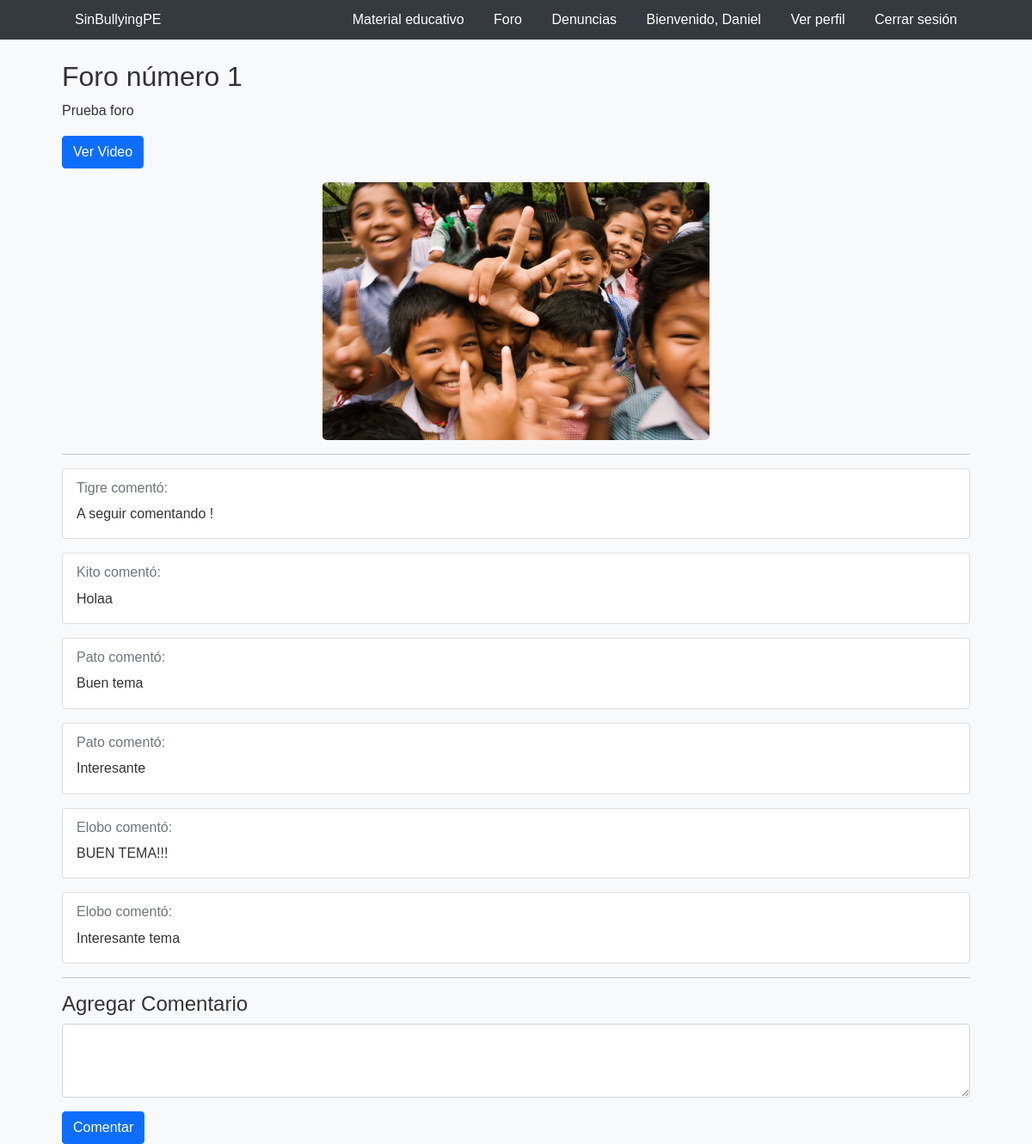
The page /views/tema_foro.php?id=1 (signed in) on the database its author committed.
### tables this page shows
CREATE TABLE `temas_foro` (
  `id` int(11) NOT NULL,
  `titulo` varchar(255) NOT NULL,
  `descripcion` text NOT NULL,
  `imagen` varchar(255) DEFAULT NULL,
  `link_youtube` varchar(255) DEFAULT NULL,
  `fecha` timestamp NOT NULL DEFAULT current_timestamp()
);

CREATE TABLE `comentarios_foro` (
  `id` int(11) NOT NULL,
  `id_tema` int(11) NOT NULL,
  `id_usuario` int(11) NOT NULL,
  `comentario` text NOT NULL,
  `alias` varchar(50) NOT NULL,
  `fecha` timestamp NOT NULL DEFAULT current_timestamp()
);

### views/tema_foro.php (the view, shortened to what this page needs)
<!DOCTYPE html>
<html lang="es">
<head>
    <link href="https://cdn.jsdelivr.net/npm/bootstrap@5.0.0-beta2/dist/css/bootstrap.min.css" rel="stylesheet">
</head>
<body>
    <?php include('../includes/navbar.php'); ?>
    <div class="container mt-4">
        <?php
        include_once('../models/db_connect.php');
        if (isset($_GET['id'])) {
            $id_tema = $_GET['id'];
            $query = "SELECT * FROM temas_foro WHERE id = ?";
            if ($stmt = $conn->prepare($query)) {
                $stmt->bind_param("i", $id_tema);
                $stmt->execute();
                $result = $stmt->get_result();
                if ($result->num_rows == 1) {
                    $tema = $result->fetch_assoc();
                    echo "<h2>" . $tema['titulo'] . "</h2>";
                    echo "<p>" . $tema['descripcion'] . "</p>";
                    if (!empty($tema['link_youtube'])) {
                        echo "<a href='" . $tema['link_youtube'] . "' target='_blank' class='btn btn-primary mb-3'>Ver Video</a>";
                    }
                    if (!empty($tema['imagen'])) {
                        echo "<img src='../" . $tema['imagen'] . "' class='img-fluid' alt='Imagen'>";
                    }
                    echo "<hr>";
                    $query_comentarios = "SELECT * FROM comentarios_foro WHERE id_tema = ? ORDER BY fecha DESC";
                    if ($stmt_comentarios = $conn->prepare($query_comentarios)) {
                        $stmt_comentarios->bind_param("i", $id_tema);
                        $stmt_comentarios->execute();
                        $result_comentarios = $stmt_comentarios->get_result();
                        if ($result_comentarios->num_rows > 0) {
                            while ($comentario = $result_comentarios->fetch_assoc()) {
                                echo "<div class='card mb-3'>";
                                echo "<div class='card-body'>";
                                echo "<h6 class='card-subtitle mb-2 text-muted'>" . $comentario['alias'] . " comentó:</h6>";
                                echo "<p class='card-text'>" . $comentario['comentario'] . "</p>";
                                echo "</div>";
                                echo "</div>";
                            }
                        } else {
                            echo "<p>No hay comentarios en este tema.</p>";
                        }
                    }
                    if (isset($_SESSION['user_id'])) {
                        echo "<hr>";
                        echo "<h4>Agregar Comentario</h4>";
                        echo "<form action='../controllers/guardar_comentario_foro.php' method='POST'>";
                        echo "<div class='mb-3'>";
                        echo "<textarea name='comentario' class='form-control' rows='3' required></textarea>";
                        echo "</div>";
                        echo "<button type='submit' class='btn btn-primary'>Comentar</button>";
                        echo "</form>";
                    } else {
                        echo "<p><a href='login.php'>Inicia sesión</a> para comentar.</p>";
                    }
                } else {
                    echo "<p>Tema no encontrado.</p>";
                }
            } else {
                echo "<p>Error al preparar la consulta.</p>";
            }
        } else {
            echo "<p>ID de tema no proporcionado.</p>";
        }
        ?>
    </div>
</body>
</html>

### includes/navbar.php (shortened to what this page needs)
<!DOCTYPE html>
<html lang="en">
<head>
    <link rel="stylesheet" href="../assets/css/style.css">
</head>
<body>
<nav class="navbar">
    <div class="container">
        <div class="navbar-left">
            <a href="../views/index.php" class="navbar-item">SinBullyingPE</a>
        </div>
        <div class="navbar-right">
            <a href="../views/material_educativo_alumnos.php" class="navbar-item">Material educativo</a>
            <a href="../views/foro.php" class="navbar-item">Foro</a>
            <a href="../views/formulario_denuncias.php" class="navbar-item btn-red">Denuncias</a>
            <?php if (isset($_SESSION['user_id'])) : ?>
                <span class="navbar-item">Bienvenido, <?php echo $_SESSION['nombre_de_usuario']; ?></span>
                <a href="../views/perfil.php" class="navbar-item">Ver perfil</a>
                <a href="../controllers/logout_controller.php" class="navbar-item">Cerrar sesión</a>
            <?php else : ?>
                <a href="../views/login.php" class="navbar-item btn">Inicio de sesión</a>
            <?php endif; ?>
        </div>
    </div>
</nav>
</body>
</html>

### assets/css/style.css (style rules this page uses)
* { margin: 0; padding: 0; box-sizing: border-box; }
body { font-family: Arial, sans-serif; background-color: #f8f9fa; color: #333; line-height: 1.6; }
.container { width: 90%; margin: 0 auto; overflow: hidden; }
.navbar { background-color: #343a40; padding: 10px 0; }
.navbar .container { display: flex; justify-content: space-between; align-items: center; flex-wrap: wrap; }
.navbar-item { color: #fff; text-decoration: none; padding: 10px 15px; transition: color 0.3s; }

### views/tema_foro.php (style rules this page uses)
img.img-fluid { max-height: 300px; width: auto; display: block; margin: 0 auto; border-radius: 5px; }

### rows shown on the page
temas_foro: titulo "Foro número 1", descripcion "Prueba foro", imagen (picture)
comentarios_foro: alias "Tigre", comentario "A seguir comentando !"
comentarios_foro: alias "Kito", comentario "Holaa"
comentarios_foro: alias "Pato", comentario "Buen tema"
comentarios_foro: alias "Pato", comentario "Interesante"
comentarios_foro: alias "Elobo", comentario "BUEN TEMA!!!"
comentarios_foro: alias "Elobo", comentario "Interesante tema"

### other values the page prints
$_SESSION['nombre_de_usuario'] "Daniel"
